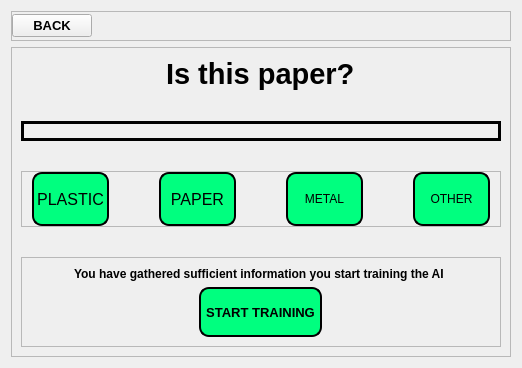
          <widget class="QWidget" name="genrate">
           <layout class="QVBoxLayout" name="verticalLayout_12">
            <item>
             <widget class="QFrame" name="frame_21">
              <property name="minimumSize">
               <size>
                <width>0</width>
                <height>30</height>
               </size>
              </property>
              <property name="maximumSize">
               <size>
                <width>16777215</width>
                <height>30</height>
               </size>
              </property>
              <property name="frameShape">
               <enum>QFrame::StyledPanel</enum>
              </property>
              <property name="frameShadow">
               <enum>QFrame::Raised</enum>
              </property>
              <layout class="QVBoxLayout" name="verticalLayout_14">
               <property name="leftMargin">
                <number>0</number>
               </property>
               <property name="topMargin">
                <number>0</number>
               </property>
               <property name="rightMargin">
                <number>0</number>
               </property>
               <property name="bottomMargin">
                <number>0</number>
               </property>
               <item alignment="Qt::AlignLeft">
                <widget class="QPushButton" name="btnback1">
                 <property name="font">
                  <font>
                   <pointsize>10</pointsize>
                   <weight>75</weight>
                   <bold>true</bold>
                  </font>
                 </property>
                 <property name="text">
                  <string>BACK</string>
                 </property>
                </widget>
               </item>
              </layout>
             </widget>
            </item>
            <item alignment="Qt::AlignHCenter">
             <widget class="QFrame" name="frame_16">
              <property name="minimumSize">
               <size>
                <width>500</width>
                <height>0</height>
               </size>
              </property>
              <property name="styleSheet">
               <string notr="true"/>
              </property>
              <property name="frameShape">
               <enum>QFrame::StyledPanel</enum>
              </property>
              <property name="frameShadow">
               <enum>QFrame::Raised</enum>
              </property>
              <layout class="QVBoxLayout" name="verticalLayout_16">
               <property name="spacing">
                <number>30</number>
               </property>
               <item alignment="Qt::AlignHCenter">
                <widget class="QLabel" name="lblquestion">
                 <property name="minimumSize">
                  <size>
                   <width>50</width>
                   <height>0</height>
                  </size>
                 </property>
                 <property name="maximumSize">
                  <size>
                   <width>16777215</width>
                   <height>50</height>
                  </size>
                 </property>
                 <property name="font">
                  <font>
                   <pointsize>22</pointsize>
                   <weight>75</weight>
                   <bold>true</bold>
                  </font>
                 </property>
                 <property name="text">
                  <string>Is this paper?</string>
                 </property>
                </widget>
               </item>
               <item>
                <widget class="QLabel" name="lblgimage">
                 <property name="styleSheet">
                  <string notr="true">border:3px solid black;
</string>
                 </property>
                 <property name="text">
                  <string/>
                 </property>
                 <property name="pixmap">
                  <pixmap>TOG/paper/paper19.jpg</pixmap>
                 </property>
                 <property name="scaledContents">
                  <bool>true</bool>
                 </property>
                </widget>
               </item>
               <item>
                <widget class="QFrame" name="frame_18">
                 <property name="maximumSize">
                  <size>
                   <width>16777215</width>
                   <height>60</height>
                  </size>
                 </property>
                 <property name="styleSheet">
                  <string notr="true">QPushButton{
background-color: rgb(0, 255, 127);
border:2px solid black;
border-radius:10px;
height:50;
WIDTH:100PX;
	font: 75 12pt &quot;MS Shell Dlg 2&quot;;
PADDING-LEFT:10PX;
PADDING-RIGHT:10PX;
}
QPushButton:Checked{
background-color: rgb(0, 0, 255);
}
</string>
                 </property>
                 <property name="frameShape">
                  <enum>QFrame::StyledPanel</enum>
                 </property>
                 <property name="frameShadow">
                  <enum>QFrame::Raised</enum>
                 </property>
                 <layout class="QHBoxLayout" name="horizontalLayout_10">
                  <property name="spacing">
                   <number>50</number>
                  </property>
                  <property name="leftMargin">
                   <number>10</number>
                  </property>
                  <property name="topMargin">
                   <number>0</number>
                  </property>
                  <property name="rightMargin">
                   <number>10</number>
                  </property>
                  <property name="bottomMargin">
                   <number>0</number>
                  </property>
                  <item>
                   <widget class="QPushButton" name="btnplastic">
                    <property name="minimumSize">
                     <size>
                      <width>0</width>
                      <height>50</height>
                     </size>
                    </property>
                    <property name="font">
                     <font>
                      <family>MS Shell Dlg 2</family>
                      <pointsize>12</pointsize>
                      <weight>9</weight>
                      <italic>false</italic>
                      <bold>false</bold>
                     </font>
                    </property>
                    <property name="styleSheet">
                     <string notr="true"/>
                    </property>
                    <property name="text">
                     <string>PLASTIC</string>
                    </property>
                    <property name="checkable">
                     <bool>true</bool>
                    </property>
                    <property name="autoExclusive">
                     <bool>true</bool>
                    </property>
                   </widget>
                  </item>
                  <item>
                   <widget class="QPushButton" name="btnpaper">
                    <property name="minimumSize">
                     <size>
                      <width>0</width>
                      <height>50</height>
                     </size>
                    </property>
                    <property name="font">
                     <font>
                      <family>MS Shell Dlg 2</family>
                      <pointsize>12</pointsize>
                      <weight>9</weight>
                      <italic>false</italic>
                      <bold>false</bold>
                     </font>
                    </property>
                    <property name="styleSheet">
                     <string notr="true"/>
                    </property>
                    <property name="text">
                     <string>PAPER</string>
                    </property>
                    <property name="checkable">
                     <bool>true</bool>
                    </property>
                    <property name="autoExclusive">
                     <bool>true</bool>
                    </property>
                   </widget>
                  </item>
                  <item>
                   <widget class="QPushButton" name="btnmetal">
                    <property name="text">
                     <string>METAL</string>
                    </property>
                    <property name="checkable">
                     <bool>true</bool>
                    </property>
                    <property name="autoExclusive">
                     <bool>true</bool>
                    </property>
                   </widget>
                  </item>
                  <item>
                   <widget class="QPushButton" name="btnother">
                    <property name="text">
                     <string>OTHER</string>
                    </property>
                    <property name="checkable">
                     <bool>true</bool>
                    </property>
                    <property name="autoExclusive">
                     <bool>true</bool>
                    </property>
                   </widget>
                  </item>
                 </layout>
                </widget>
               </item>
               <item>
                <widget class="QFrame" name="trainframe">
                 <property name="frameShape">
                  <enum>QFrame::StyledPanel</enum>
                 </property>
                 <property name="frameShadow">
                  <enum>QFrame::Raised</enum>
                 </property>
                 <layout class="QVBoxLayout" name="verticalLayout_18">
                  <item alignment="Qt::AlignHCenter">
                   <widget class="QLabel" name="label_13">
                    <property name="font">
                     <font>
                      <pointsize>9</pointsize>
                      <weight>75</weight>
                      <bold>true</bold>
                     </font>
                    </property>
                    <property name="text">
                     <string>You have gathered sufficient information you start training the AI </string>
                    </property>
                   </widget>
                  </item>
                  <item alignment="Qt::AlignHCenter">
                   <widget class="QPushButton" name="btnstarttraining">
                    <property name="minimumSize">
                     <size>
                      <width>0</width>
                      <height>50</height>
                     </size>
                    </property>
                    <property name="font">
                     <font>
                      <pointsize>10</pointsize>
                      <weight>75</weight>
                      <bold>true</bold>
                     </font>
                    </property>
                    <property name="styleSheet">
                     <string notr="true">background-color: rgb(0, 255, 127);
border:2px solid black;
border-radius:10px;
padding-left:5px;
padding-right:5px;</string>
                    </property>
                    <property name="text">
                     <string>START TRAINING</string>
                    </property>
                   </widget>
                  </item>
                 </layout>
                </widget>
               </item>
              </layout>
             </widget>
            </item>
           </layout>
          </widget>
